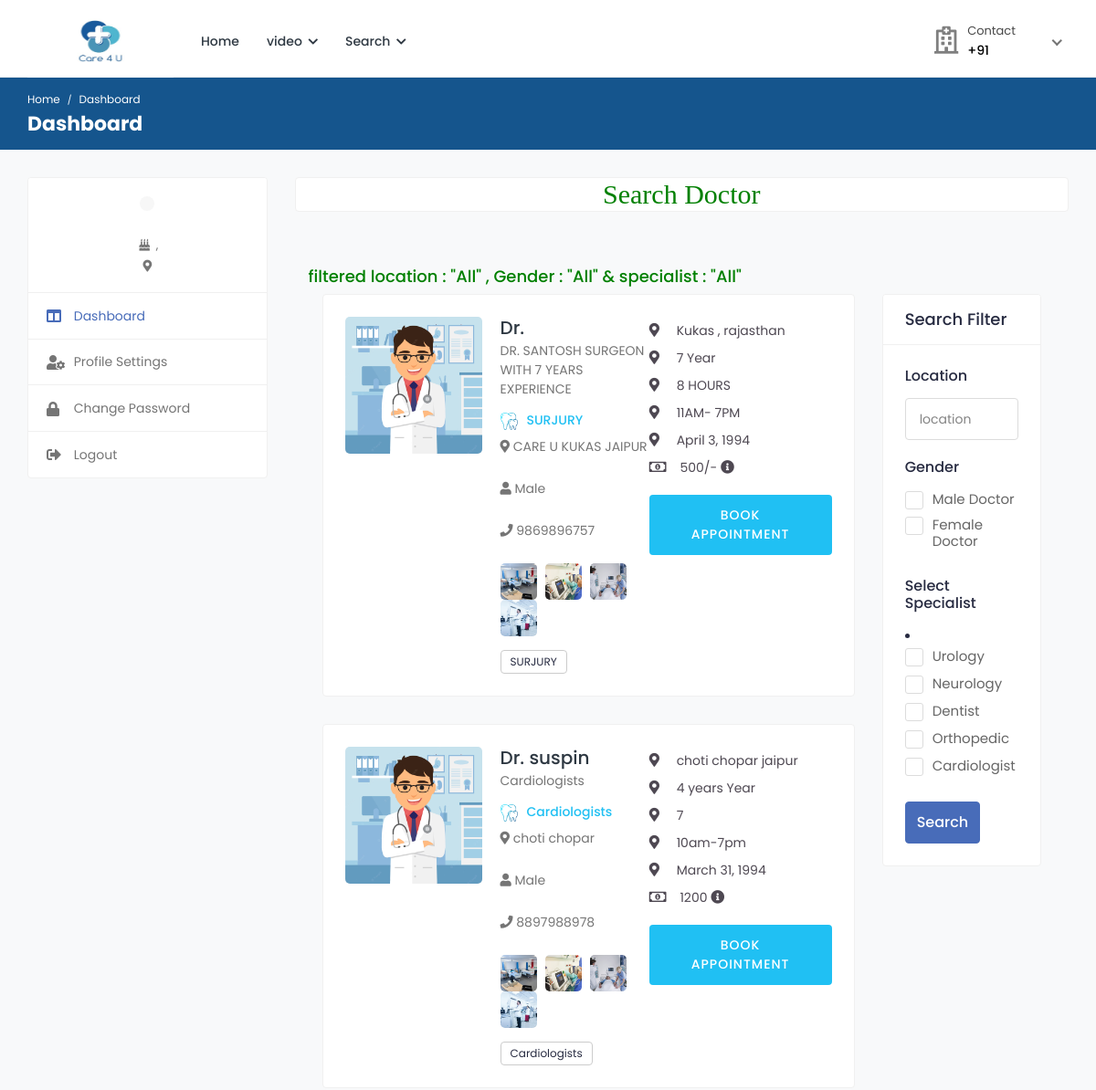
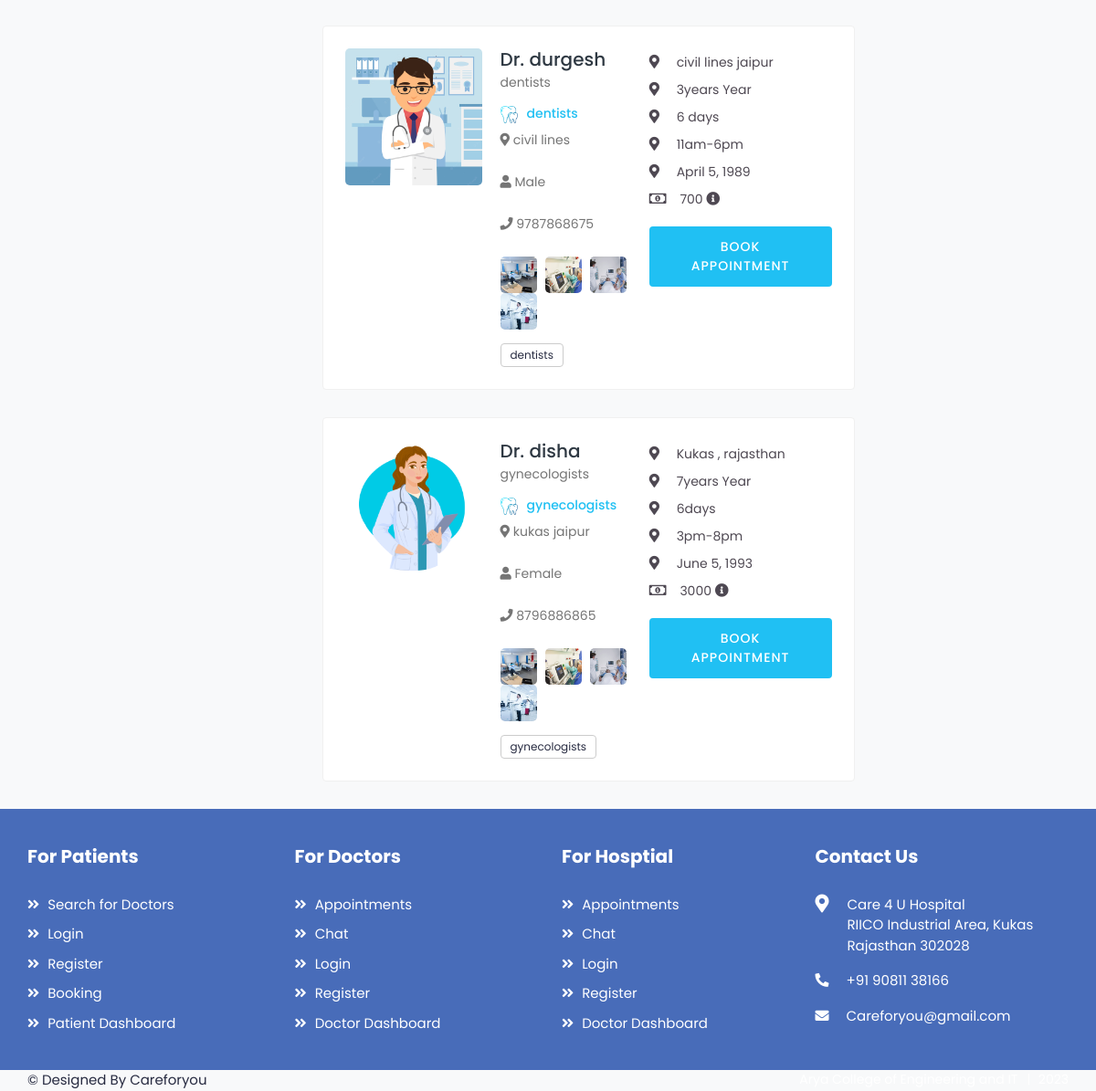
Screenshot of /search_doctor with the database file from the repository (2 pictures, top to bottom).
### health/models.py (models this page shows, shortened)
class Doctor(models.Model):
    status = models.CharField(max_length=100,null=True)
    user = models.ForeignKey(User, on_delete=models.CASCADE, null=True)
    mobile = models.CharField(max_length=10, null=True)
    address = models.CharField(max_length=100, null=True)
    experience = models.CharField(max_length=100, null=True)
    specialist = models.CharField(max_length=100, null=True)
    service = models.CharField(max_length=100, null=True)
    clinic = models.CharField(max_length=100, null=True)
    cl_address = models.CharField(max_length=100, null=True)
    daystiming = models.CharField(max_length=100, null=True)
    timing = models.CharField(max_length=100, null=True)
    price = models.CharField(max_length=100, null=True)
    dob = models.DateField(null=True)
    gender = models.CharField(max_length=100,choices=gender,null=True)
    biography = models.TextField(null=True)
    image = models.FileField(null=True)

### health/views.py (the view, shortened to what this page needs)
# urls.py: path('search_doctor', search_doctor,name="search_doctor"),
def search_doctor(request):
    data = Doctor.objects.all()
    l = "All"
    g = "All"
    s = "All"
    d={'data':data,'l':l,'g':g,'s':s}
    return render(request,'patient/search_doctor.html',d)

### health/templates/patient/search_doctor.html (shortened to what this page needs)
{% extends 'patient/sidebar.html' %}
{% load static %}
{% block b %}
<h2 style="font-family:roman;color:green" align="center" class="card">Search Doctor</h2>
<div class="content">
				<div class="container-fluid">
					<div class="row">
		<h4 style="color:green"> filtered location : "{{l}}" , Gender : "{{g}}" & specialist : "{{s}}"</h4>
                        <div class="col-md-8 col-lg-8 col-xl-9">
{% for i in data %}
							<div class="card">
								<div class="card-body">
									<div class="doctor-widget">
										<div class="doc-info-left">
											<div class="doctor-img">
												<a href="doctor-profile.html">
                                                    {% if i.image %}
													<img src="{{i.image.url}}" class="img-fluid" alt="User Image">
                                                    {% endif %}
												</a>
											</div>
											<div class="doc-info-cont">
												<h4 class="doc-name"><a href="doctor-profile.html">Dr. {{i.user.first_name}}</a></h4>
												<p class="doc-speciality">{{i.biography}}</p>
												<h5 class="doc-department"><img src="{% static 'user/img/specialities/specialities-05.png' %}" class="img-fluid" alt="Speciality">{{i.specialist}}</h5>
												<div class="clinic-details">
													<p class="doc-location"><i class="fas fa-map-marker-alt"></i> {{i.cl_address}}</p>
													<p class="doc-location"><i class="fas fa-user"></i> {{i.gender}}</p>
													<p class="doc-location"><i class="fas fa-phone"></i> {{i.mobile}}</p>
													<ul class="clinic-gallery">
														<li>
															<a href="{% static 'user/img/features/feature-01.jpg' %}" data-fancybox="gallery">
																<img src="{% static 'user/img/features/feature-01.jpg' %}" alt="Feature">
															</a>
														</li>
														<li>
															<a href="{% static 'user/img/features/feature-02.jpg' %}" data-fancybox="gallery">
																<img  src="{% static 'user/img/features/feature-02.jpg' %}" alt="Feature">
															</a>
														</li>
														<li>
															<a href="{% static 'user/img/features/feature-03.jpg' %}" data-fancybox="gallery">
																<img src="{% static 'user/img/features/feature-03.jpg' %}" alt="Feature">
															</a>
														</li>
														<li>
															<a href="{% static 'user/img/features/feature-04.jpg' %}" data-fancybox="gallery">
																<img src="{% static 'user/img/features/feature-04.jpg' %}" alt="Feature">
															</a>
														</li>
													</ul>
												</div>
												<div class="clinic-services">
													<span>{{i.specialist}}</span>
												</div>
											</div>
										</div>
										<div class="doc-info-right">
											<div class="clini-infos">
												<ul>
													<li><i class="fas fa-map-marker-alt"></i>{{i.address}}</li>
													<li><i class="fas fa-map-marker-alt"></i>{{i.experience}} Year</li>
													<li><i class="fas fa-map-marker-alt"></i>{{i.daystiming}}</li>
													<li><i class="fas fa-map-marker-alt"></i>{{i.timing}}</li>
													<li><i class="fas fa-map-marker-alt"></i>{{i.dob}}</li>
													<li><i class="far fa-money-bill-alt"></i> {{i.price}} <i class="fas fa-info-circle" data-toggle="tooltip" title="Lorem Ipsum"></i> </li>
												</ul>
											</div>
											<div class="clinic-booking">
												<a class="apt-btn" href="{% url 'appointment' i.id %}">Book Appointment</a>
											</div>
										</div>
									</div>
								</div>
							</div>
	{% endfor %}
						</div>
                        <div class="col-md-4 col-lg-4 col-xl-3">
							<form action="" method="post" enctype="multipart/form-data">
							<div class="card search-filter">
								<div class="card-header">
									<h4 class="card-title mb-0">Search Filter</h4>
								</div>
								<div class="card-body">
								<div class="filter-widget">
									<h4>Location</h4>
									<div class="">
										<input type="text" class="form-control" placeholder="location" name="location">
									</div>
								</div>
								<div class="filter-widget">
									<h4>Gender</h4>
									<div>
										<label class="custom_check">
											<span class="checkmark"></span> Male Doctor
										</label>
									</div>
									<div>
										<label class="custom_check">
											<span class="checkmark"></span> Female Doctor
										</label>
									</div>
								</div>
								<div class="filter-widget">
									<h4>Select Specialist</h4>
									<li>
									<div>
										<label class="custom_check">
											<span class="checkmark"></span> Urology
										</label>
									</div>
									<div>
										<label class="custom_check">
											<span class="checkmark"></span> Neurology
										</label>
									</div>
									<div>
										<label class="custom_check">
											<span class="checkmark"></span> Dentist
										</label>
									</div>
									<div>
										<label class="custom_check">
											<span class="checkmark"></span> Orthopedic
										</label>
									</div>
									<div>
										<label class="custom_check">
											<span class="checkmark"></span> Cardiologist
										</label>
									</div>
								</div></li>
									<div class="btn-search">
										<button type="submit" class="btn btn-primary">Search</button>
									</div>
								</div>
							</div>
							</form>
						</div>
                    </div>
                </div></div>
{% endblock %}

### health/templates/patient/sidebar.html (shortened to what this page needs)
{% extends 'patient/patient_navigation.html' %}
{% block body %}
{% load static %}
			<div class="breadcrumb-bar">
				<div class="container-fluid">
					<div class="row align-items-center">
						<div class="col-md-12 col-12">
							<nav aria-label="breadcrumb" class="page-breadcrumb">
								<ol class="breadcrumb">
									<li class="breadcrumb-item"><a href="index-2.html">Home</a></li>
									<li class="breadcrumb-item active" aria-current="page">Dashboard</li>
								</ol>
							</nav>
							<h2 class="breadcrumb-title">Dashboard</h2>
						</div>
					</div>
				</div>
			</div>
			<div class="content">
				<div class="container-fluid">
					<div class="row">
						<div class="col-md-5 col-lg-4 col-xl-3 theiaStickySidebar">
                            <div class="profile-sidebar">
								<div class="widget-profile pro-widget-content">
									<div class="profile-info-widget">
										<a href="#" class="booking-doc-img">
										</a>
										<div class="profile-det-info">
											<div class="patient-details">
												<h5><i class="fas fa-birthday-cake"></i> {{request.user.patient_set.all.0.dob}},</h5>
												<h5 class="mb-0"><i class="fas fa-map-marker-alt"></i> {{request.user.patient_set.all.0.address}}</h5>
											</div>
										</div>
									</div>
								</div>
								<div class="dashboard-widget">
									<nav class="dashboard-menu">
										<ul>
											<li class="active">
												<a href="{% url 'patient_dashboard' %}">
													<i class="fas fa-columns"></i>
													<span>Dashboard</span>
												</a>
											</li>
											<li>
												<a href="{% url 'patient_profile' %}">
													<i class="fas fa-user-cog"></i>
													<span>Profile Settings</span>
												</a>
											</li>
											<li>
												<a href="{% url 'change_password' %}">
													<i class="fas fa-lock"></i>
													<span>Change Password</span>
												</a>
											</li>
											<li>
												<a href="{% url 'logout' %}">
													<i class="fas fa-sign-out-alt"></i>
													<span>Logout</span>
												</a>
											</li>
										</ul>
									</nav>
								</div>
							</div>
						</div>
						<div class="col-md-7 col-lg-8 col-xl-9">
                            {% block b %}
                            {% endblock %}
                            </div>
					</div>
				</div>
			</div>
{% endblock %}

### health/templates/patient/patient_navigation.html (shortened to what this page needs)
<!DOCTYPE html>
{% load static %}
<html lang="en">
<head>
		<link rel="stylesheet" href="{% static 'user/css/bootstrap.min.css' %}">
		<link rel="stylesheet" href="{% static 'user/plugins/fontawesome/css/fontawesome.min.css' %}">
		<link rel="stylesheet" href="{% static 'user/plugins/fontawesome/css/all.min.css' %}">
		<link rel="stylesheet" href="{% static 'user/css/style.css' %}">
	</head>
	<body>
		<div class="main-wrapper">
			<header class="header">
				<nav class="navbar navbar-expand-lg header-nav">
					<div class="navbar-header">
						<a href="{% url 'home' %}" class="navbar-brand logo">
							<img src="{% static 'user/img/favicon(1).png' %}" class="img-fluid" alt="Logo"  style="width:180px; height:80px">
						</a>
					</div>
					<div class="main-menu-wrapper">
						<ul class="main-nav">
							<li>
								<a href="{% url 'patient_dashboard' %}">Home</a>
							</li>
							<li class="has-submenu">
								<a href="{% url 'video' %}"> video <i class="fas fa-chevron-down"></i></a>
							<li class="has-submenu">
								<a href="#">Search <i class="fas fa-chevron-down"></i></a>
							</li>
													</ul>
					</div>
					<ul class="nav header-navbar-rht">
						<li class="nav-item contact-item">
							<div class="header-contact-img">
								<i class="far fa-hospital"></i>
							</div>
							<div class="header-contact-detail">
								<p class="contact-header">Contact</p>
								<p class="contact-info-header"> +91 {{request.user.patient_set.all.0.mobile}}</p>
							</div>
						</li>
						<li class="nav-item dropdown has-arrow logged-item">
							<a href="#" class="dropdown-toggle nav-link" data-toggle="dropdown">
							</a>
						</li>
					</ul>
				</nav>
			</header>
{% block body %}
{% endblock %}
			<footer class="footer">
				<div class="footer-top">
					<div class="container-fluid">
						<div class="row">
							<div class="col-lg-3 col-md-6">
								<div class="footer-widget footer-menu">
									<h2 class="footer-title">For Patients</h2>
									<ul>
										<li><a href=""><i class="fas fa-angle-double-right"></i> Search for Doctors</a></li>
										<li><a href=""><i class="fas fa-angle-double-right"></i> Login</a></li>
										<li><a href=""><i class="fas fa-angle-double-right"></i> Register</a></li>
										<li><a href=""><i class="fas fa-angle-double-right"></i> Booking</a></li>
										<li><a href=""><i class="fas fa-angle-double-right"></i> Patient Dashboard</a></li>
									</ul>
								</div>
							</div>
							<div class="col-lg-3 col-md-6">
								<div class="footer-widget footer-menu">
									<h2 class="footer-title">For Doctors</h2>
									<ul>
										<li><a href=""><i class="fas fa-angle-double-right"></i> Appointments</a></li>
										<li><a href=""><i class="fas fa-angle-double-right"></i> Chat</a></li>
										<li><a href=""><i class="fas fa-angle-double-right"></i> Login</a></li>
										<li><a href=""><i class="fas fa-angle-double-right"></i> Register</a></li>
										<li><a href=""><i class="fas fa-angle-double-right"></i> Doctor Dashboard</a></li>
									</ul>
								</div>
							</div>
								<div class="col-lg-3 col-md-6">
								<div class="footer-widget footer-menu">
									<h2 class="footer-title">For Hosptial</h2>
									<ul>
										<li><a href=""><i class="fas fa-angle-double-right"></i> Appointments</a></li>
										<li><a href=""><i class="fas fa-angle-double-right"></i> Chat</a></li>
										<li><a href=""><i class="fas fa-angle-double-right"></i> Login</a></li>
										<li><a href=""><i class="fas fa-angle-double-right"></i> Register</a></li>
										<li><a href=""><i class="fas fa-angle-double-right"></i> Doctor Dashboard</a></li>
									</ul>
								</div>
							</div>
								<div class="footer-widget footer-contact">
									<h2 class="footer-title">Contact Us</h2>
									<div class="footer-contact-info">
										<div class="footer-address">
											<span><i class="fas fa-map-marker-alt"></i></span>
											<p> Care 4 U Hospital <br> RIICO Industrial Area, Kukas<br> Rajasthan 302028  </p>
										</div>
										<p>
											<i class="fas fa-phone-alt"></i>
											+91 90811 38166
										</p>
										<p class="mb-0">
											<i class="fas fa-envelope"></i>
											Careforyou@gmail.com
										</p>
									</div>
								</div>
							</div>
						</div>
					</div>
				</div>
                <div class="footer-bottom">
					<div class="container-fluid">
						<div class="copyright">
							<div class="row">
								<div class="col-md-6 col-lg-6">
									<div class="copyright-text">
										<p class="mb-0"><a>© Designed By Careforyou </a></p>
									</div>
								</div>
								<div class="col-md-6 col-lg-6">
									<div class="copyright-menu">
										<ul class="policy-menu">
											<li><a>Arya College of Engineering and IT</a></li>
											<li><a>2023</a></li>
										</ul>
									</div>
								</div>
							</div>
						</div>
					</div>
				</div>
	</body>
</html>

### rows the page displays
Doctor: image (picture), biography "DR. SANTOSH SURGEON WITH 7 YEARS EXPERIENCE", specialist "SURJURY", cl_address "CARE U KUKAS JAIPUR", gender "Male", mobile "9869896757", address "Kukas , rajasthan", experience "7", daystiming "8 HOURS", timing "11AM- 7PM", dob "April 3, 1994", price "500/-"
Doctor: image (picture), user.first_name "suspin", biography "Cardiologists", specialist "Cardiologists", cl_address "choti chopar", gender "Male", mobile "8897988978", address "choti chopar jaipur", experience "4 years", daystiming "7", timing "10am-7pm", dob "March 31, 1994", price "1200"
Doctor: image (picture), user.first_name "durgesh", biography "dentists", specialist "dentists", cl_address "civil lines", gender "Male", mobile "9787868675", address "civil lines jaipur", experience "3years", daystiming "6 days", timing "11am-6pm", dob "April 5, 1989", price "700"
Doctor: image (picture), user.first_name "disha", biography "gynecologists", specialist "gynecologists", cl_address "kukas jaipur", gender "Female", mobile "8796886865", address "Kukas , rajasthan", experience "7years", daystiming "6days", timing "3pm-8pm", dob "June 5, 1993", price "3000"

### other values shown
{{ l }} "All"
{{ g }} "All"
{{ s }} "All"
